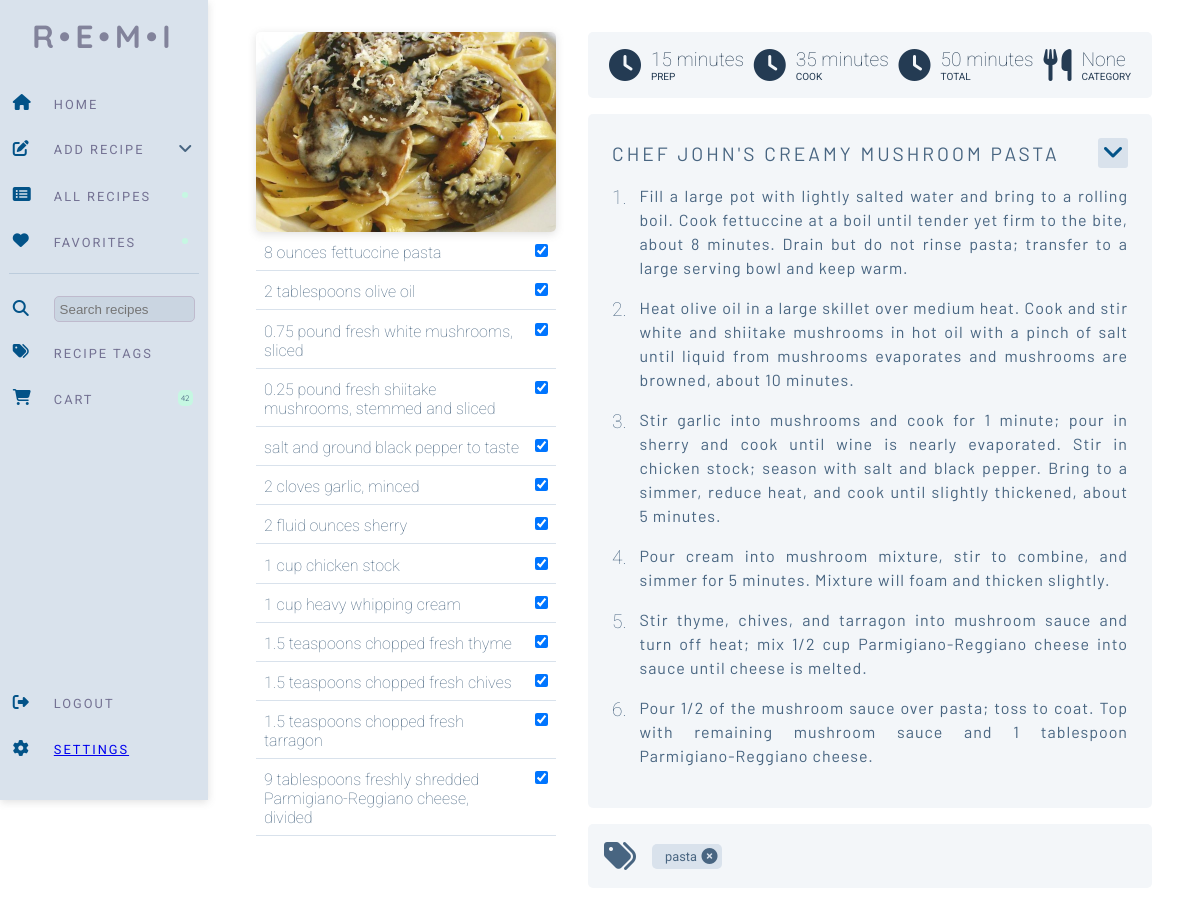
The app's page /random_recipe (signed in), older data.
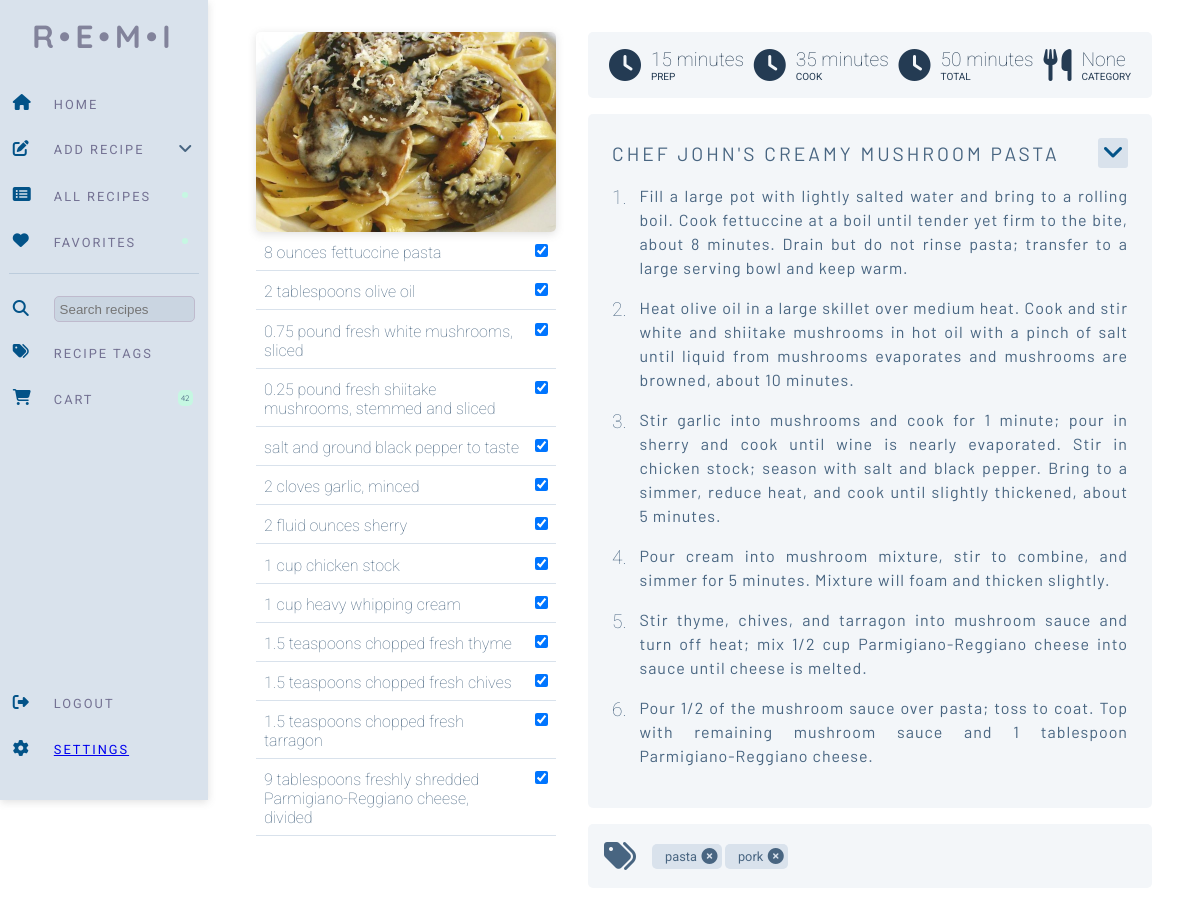
The same page, newer data.
### website/models.py (models this page shows)
class Recipe(db.Model):
    id = db.Column(db.Integer, primary_key=True)
    uuid = db.Column(db.Integer, primary_key=False)
    username = db.Column(db.Integer, db.ForeignKey('user.id'))
    recipe_name = db.Column(db.String(200))
    prep_time = db.Column(db.Integer, primary_key=False)
    cook_time = db.Column(db.Integer, primary_key=False)
    total_time = db.Column(db.Integer, primary_key=False)
    ingredients = db.Column(db.String())
    servings = db.Column(db.String())
    ingredients_quantity = db.Column(db.String())
    ingredients_measurement = db.Column(db.String())
    instructions = db.Column(db.String())
    instructions_json = db.Column(db.String())
    original_url = db.Column(db.String())
    date_parsed = db.Column(db.String())
    image = db.Column(db.String())
    favorite = db.Column(db.Boolean, default=False)
    category = db.Column(db.String())
    ingredient_list = db.relationship('Ingredients')
    tags = db.relationship('Tag', secondary=recipe_tag, backref='recipe')

class Ingredients(db.Model):
    id = db.Column(db.Integer, primary_key=True)
    uuid = db.Column(db.Integer, primary_key=False)
    recipe = db.Column(db.Integer, db.ForeignKey('recipe.uuid'))
    ingredient = db.Column(db.String())
    ing_type = db.Column(db.String(), default="misc")
    ing_display = db.Column(db.String(), default="Misc.")

class Tag(db.Model):
    id = db.Column(db.Integer, primary_key=True)
    tag_name = db.Column(db.String(10))

### website/views.py (the view, shortened to what this page needs)
@views.route('/random_recipe', methods=['POST', 'GET'])
@login_required
def random_recipe():
    shopping_list = ShoppingList.query.count()
    recipe = Recipe.query.filter_by(username=current_user.id).group_by(func.random()).first()
    ingredients = Ingredients.query.filter_by(uuid=recipe.uuid).all()
    instructions_json = json.loads(recipe.instructions_json)
    return render_template("view_recipe.html", recipe=recipe, ingredients=ingredients, user=current_user,
                           shopping_list=shopping_list, view_id=recipe.uuid, instructions_json=instructions_json)

### website/__init__.py (called while the page is built)
def create_app():
    app = Flask(__name__)
    app.config['SECRET_KEY'] = 'sdf897sdf987'
    app.config['SQLALCHEMY_DATABASE_URI'] = f'sqlite:///{DB_NAME}'
    db.init_app(app)
    migrate.init_app(app, db)
    from .views import views
    from .auth import auth
    app.register_blueprint(views, url_prefix='/')
    app.register_blueprint(auth, url_prefix='/')
    from .models import User, Recipe
    with app.app_context():
        db.create_all()
    login_manager = LoginManager()
    login_manager.login_view = 'auth.login'
    login_manager.init_app(app)
    @login_manager.user_loader
    def load_user(id):
        return User.query.get(int(id))
    return app

### website/templates/view_recipe.html (shortened to what this page needs)
{% extends "base.html" %}  {% block content %}
<form method="POST">
<div class="view-recipe">
  <div class="ingredient-list">
    <img
    class="instruction-img"
    src="{{ url_for('static', filename=recipe.image) }}"
  />
    {% for ingredient in ingredients %}
    <div class="ingredient-wrapper">
      <div class="ingredient">
        {{ ingredient.ingredient }}<input
      </div>
      <div class="ingredient-check">
        <input
          type="checkbox"
          value="{{ ingredient.ingredient }}"
          id="ingredients"
          name="ingredients"
          checked
        />
      </div>
    </div>
    {% endfor %}
  </div>
  <div class="recipe-instructions">
    <div class="information-wrapper">
          <div class="recipe-icons">
            <i class="fa-solid fa-clock fa-2x"></i>
            <p>{{ recipe.prep_time }}</p>
            <span class="stat-title">Prep</span>
          </div>
          <div class="recipe-icons">
            <i class="fa-solid fa-clock fa-2x"></i>
            <p>{{ recipe.cook_time }}</p>
            <span class="stat-title">Cook</span>
          </div>
          <div class="recipe-icons">
            <i class="fa-solid fa-clock fa-2x"></i>
            <p>{{ recipe.total_time }}</p>
            <span class="stat-title">Total</span>
          </div>
          <div class="recipe-icons">
            <i class="fa-solid fa-utensils fa-2x"></i>
            <p>{{ recipe.category }}</p>
            <span class="stat-title">Category</span>
          </div>
    </div>
    <div class="recipe-grid-wrapper">
      <div class="recipe-menu-wrapper">
        <div class="recipe-title">{{ recipe.recipe_name }}</div>
        <div class="recipe-dropdown">
          <div class="recipe-menu" onclick="menutoggle()">
            <i class="fa-solid fa-angle-down fa-xl"></i>
          </div>
        </div>
      </div>
      {% for key,value in instructions_json.items() %}
      <div class="counter"><span class="number">{{ loop.index }}.</span></div>
      <div class="step">{{ value }}</div>
      {% endfor %}
    </div>
    <div class="tags-wrapper">
      <div class="tag-icon"><i class="fa-solid fa-tags fa-2x"></i></div>
      <div class="tag-display">
        <ul id="tag_list">
        {% for recipe_tag in recipe.tags %}
        <li class="tags">
          <span class="tag-text">{{ recipe_tag.tag_name }}</span>
          <span class="delete_tag" onclick="delete_tag({{ recipe_tag.id }}, '{{ view_id }}', {{ recipe.id }})"></span>
        </li>
        {% endfor %}
        </ul>
      </div>
    </div>
  </div>
</div>
</form>
{% endblock %}

### website/templates/base.html (shortened to what this page needs)
<!DOCTYPE html>
<html>
  <head>
    <link
      href="https://cdnjs.cloudflare.com/ajax/libs/font-awesome/6.0.0/css/all.min.css"
      rel="stylesheet"
    />
    <link
      rel="stylesheet"
      href="https://cdn.jsdelivr.net/npm/select2@4.1.0-rc.0/dist/css/select2.min.css"
    />
    <link
      rel="stylesheet"
      href="https://cdn.jsdelivr.net/npm/select2-bootstrap-5-theme@1.3.0/dist/select2-bootstrap-5-theme.min.css"
    />
    <link
      rel="stylesheet"
      href="https://cdnjs.cloudflare.com/ajax/libs/font-awesome/6.3.0/css/all.min.css"
    />
    <link
      rel="stylesheet"
      href="{{ url_for('static', filename='test.css') }}"
    />
  </head>
  <body>
    <nav class="navbar">
      <div class="logo">R•E•M•I</div>
      <div class="nav-grid">
        <div class="nav-layout">
          <span class="nav-icon"><i class="fa-solid fa-home"></i></span>
          <a class="menu-link" href="/"><span class="nav-text">Home</span></a>
        </div>
        <div class="dropdown">
          <div class="nav-layout">
            <span class="nav-icon"
              ><i class="fa-solid fa-pen-to-square"></i
            ></span>
            <span class="nav-text">Add Recipe</span>
            <span class="nav-other"
              ><i class="fa-solid fa-angle-down"></i
            ></span>
          </div>
        </div>
        <div class="nav-layout">
          <span class="nav-icon"
            ><i class="fa-solid fa-rectangle-list"></i
          ></span>
          <a class="menu-link" href="/all_recipes"><span class="nav-text">All Recipes</span></a>
          <span class="nav-other"><span class="pill">{{ total_recipes }}</span></span>
        </div>
        <div class="nav-layout">
          <span class="nav-icon"><i class="fa-solid fa-heart"></i></span>
          <a class="menu-link" href="/favorites"><span class="nav-text">Favorites</span></a>
          <span class="nav-other"><span class="pill">{{ favorite_total }}</span></span>
        </div>
        <div class="nav-divider">
          <hr />
        </div>
        <div class="nav-layout-search">
          <span class="nav-icon"
            ><i class="fa-solid fa-magnifying-glass"></i
          ></span>
          <span class="nav-text"
            ><input id="search_query" class="search-recipes" placeholder="Search recipes"
          /></span>
        </div>
        <div class="nav-layout">
          <span class="nav-icon"><i class="fa-solid fa-tags"></i></span>
          <a href = "/show_tags" class="menu-link"><span class="nav-text">Recipe Tags</span></a>
        </div>
        <div class="nav-layout">
          <span class="nav-icon"
            ><i class="fa-solid fa-cart-shopping"></i
          ></span>
          <a class="menu-link" href="/cart"><span class="nav-text">Cart</span></a>
          {% if shopping_list %}
          <span class="nav-other"><span class="pill">{{ shopping_list }}</span></span>
          {% else %}
          <span class="nav-other"><span class="pill">0</span></span>
          {% endif %}
        </div>
      </div>
      <div class="bottom-wrapper">
        <div class="nav-layout">
          <span class="nav-icon"
            ><i class="fa-solid fa-right-from-bracket"></i
          ></span>
          <span class="nav-text">Logout</span>
        </div>
        <div class="nav-layout">
          <span class="nav-icon"><i class="fa-solid fa-gear"></i></span>
          <span class="nav-text"><a href = "/fetch_tags/po">Settings</a></span>
        </div>
      </div>
    </nav>
    <main>
    {% block content %}
    {% endblock %}
  </main>
  </body>
</html>

Row changes from the older to the newer data that the page shows:
added Tag: tag_name "pork"
